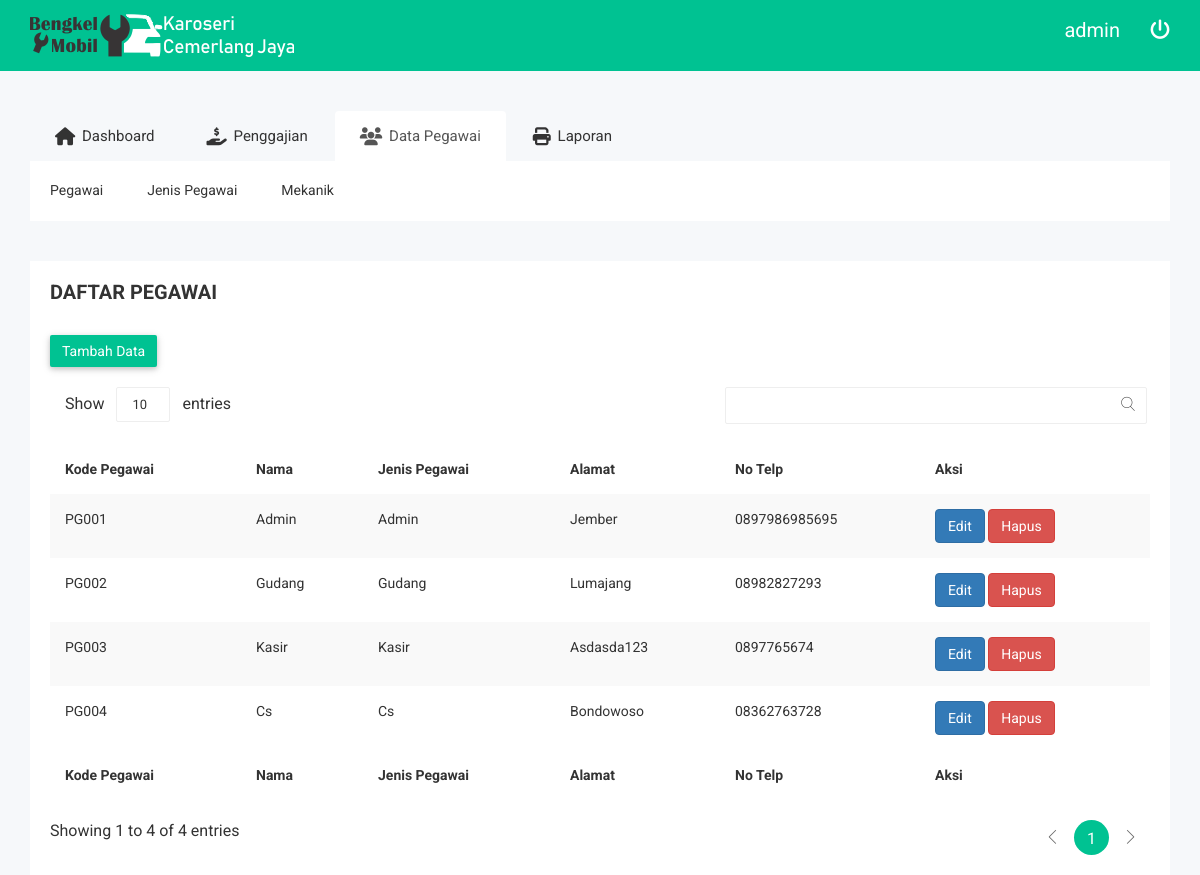
Page /admin.php?halaman=v_pegawai (signed in) on the committed database.
### tables this page shows
CREATE TABLE `pegawai` (
  `kode_pegawai` char(5) NOT NULL,
  `kode_jenis_p` char(4) NOT NULL,
  `nama_pegawai` varchar(50) NOT NULL,
  `alamat` text NOT NULL,
  `no_telp` varchar(20) NOT NULL,
  `username` varchar(50) NOT NULL,
  `password` char(60) NOT NULL,
  `status_login` char(1) NOT NULL,
  `session_id` varchar(26) NOT NULL DEFAULT 'kosong',
  `last_login` timestamp NOT NULL DEFAULT '0000-00-00 00:00:00'
);

CREATE TABLE `jenis_pegawai` (
  `kode_jenis_p` char(4) NOT NULL,
  `nama_jenis_p` varchar(30) NOT NULL
);

### master/pegawai/tampil.php (the view, shortened to what this page needs)
<div class="data-table-list">
    <div class="basic-tb-hd">
        <h2>DAFTAR PEGAWAI</h2>
        <br>
        <a href="admin.php?halaman=add_pegawai" class="btn btn-success notika-btn-success">Tambah Data</a>
    </div>
    <div class="table-responsive">
        <table id="data-table-basic" class="table table-striped">
            <thead>
                <tr>
                    <th>Kode Pegawai</th>
                    <th>Nama</th>
                    <th>Jenis Pegawai</th>
                    <th>Alamat</th>
                    <th>No Telp</th>
                    <th>Aksi</th>
                </tr>
            </thead>
            <tbody>
                <?php
                $query = mysqli_query($koneksi, "SELECT * FROM pegawai JOIN jenis_pegawai USING(kode_jenis_p) ORDER BY kode_pegawai ASC");
                foreach ($query as $data) {
                    ?>
                <tr>
                    <td><?= $data['kode_pegawai'] ?></td>
                    <td><?= $data['nama_pegawai'] ?></td>
                    <td><?= $data['nama_jenis_p'] ?></td>
                    <td><?= $data['alamat'] ?></td>
                    <td><?= $data['no_telp'] ?></td>
                    <td>
                        <a href="?halaman=edit_pegawai&id=<?= $data['kode_pegawai'] ?>" class="btn btn-primary">Edit</a>
                        <a onclick="return confirm('Yakin ingin menghapus data ?')" href="?halaman=v_pegawai&hapus=<?= $data['kode_pegawai'] ?>" class="btn btn-danger">Hapus</a>
                    </td>
                </tr>
                <?php } ?>
            </tbody>
            <tfoot>
                <tr>
                    <th>Kode Pegawai</th>
                    <th>Nama</th>
                    <th>Jenis Pegawai</th>
                    <th>Alamat</th>
                    <th>No Telp</th>
                    <th>Aksi</th>
                </tr>
            </tfoot>
        </table>
    </div>
</div>

### assets/template2/css/themesaller-forms.css (style rules this page uses)
html, body { border: 0; margin: 0; padding: 0; font-size: 100%; vertical-align: baseline; font: inherit; }
body { margin: 0; padding: 0; background:url(../images/body_bg.jpg) no-repeat center top; }

### assets/template2/css/main.css (style rules this page uses)
html { color: #222; font-size: 1em; line-height: 1.4; }

### rows in the picture
pegawai: kode_pegawai "PG001", nama_pegawai "Admin", kode_jenis_p.nama_jenis_p "Admin", alamat "Jember", no_telp "0897986985695"
pegawai: kode_pegawai "PG002", nama_pegawai "Gudang", kode_jenis_p.nama_jenis_p "Gudang", alamat "Lumajang", no_telp "08982827293"
pegawai: kode_pegawai "PG003", nama_pegawai "Kasir", kode_jenis_p.nama_jenis_p "Kasir", alamat "Asdasda123", no_telp "0897765674"
pegawai: kode_pegawai "PG004", nama_pegawai "Cs", kode_jenis_p.nama_jenis_p "Cs", alamat "Bondowoso", no_telp "08362763728"

### other values in the picture
$_SESSION['username'] "admin"
